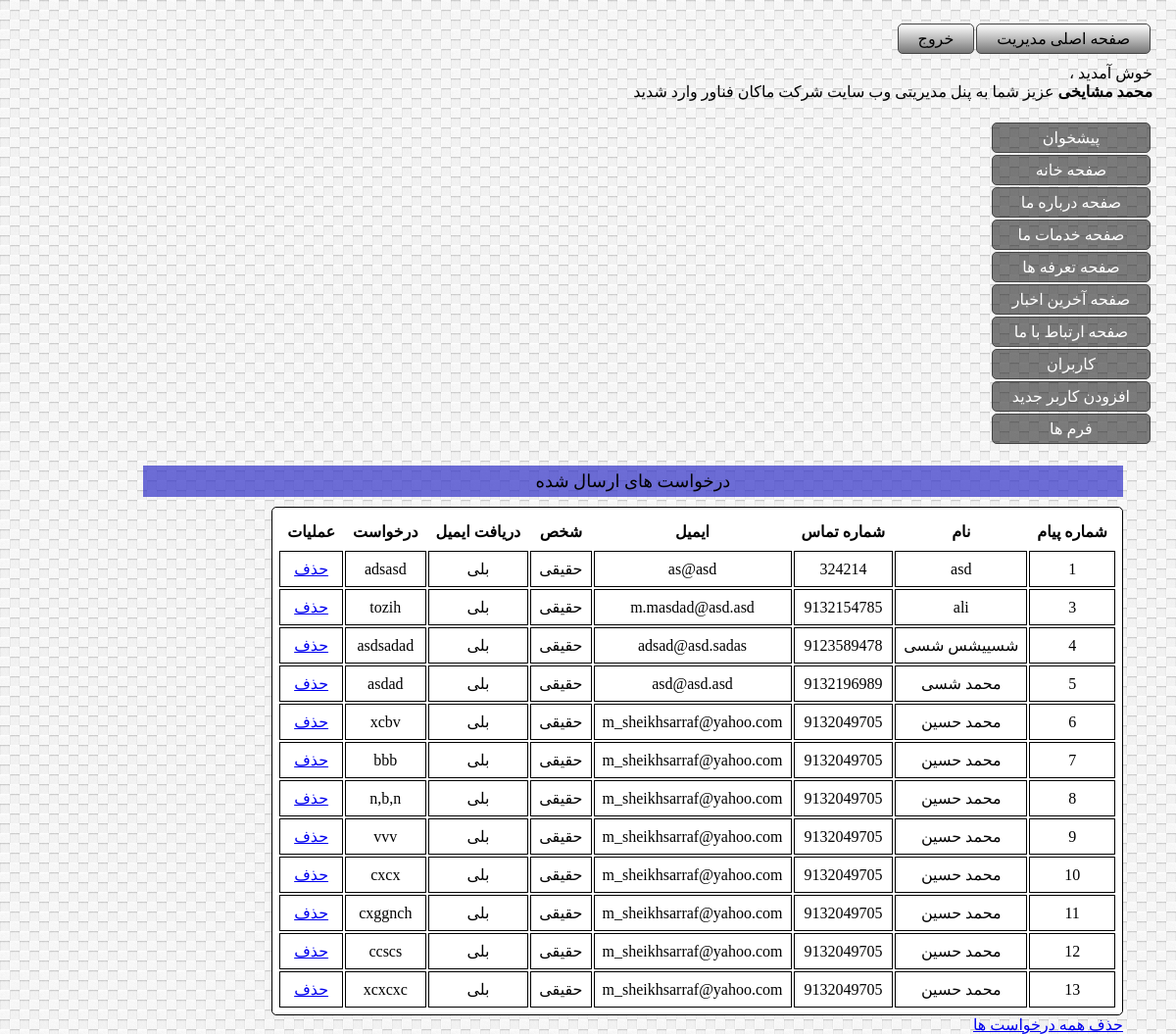
The app's page /admin/index.php?action=forms (signed in) with its own data.
### tables this page shows
CREATE TABLE `forms` (
  `idforms` tinyint(4) NOT NULL AUTO_INCREMENT,
  `Name` varchar(45) NOT NULL,
  `phoneNum` varchar(20) NOT NULL,
  `email` varchar(45) NOT NULL,
  `haghhogh` tinyint(4) NOT NULL,
  `receivemail` bit(1) NOT NULL,
  `description` varchar(500) NOT NULL,
  PRIMARY KEY (`idforms`),
  KEY `haghhogh_idx` (`haghhogh`)
);

CREATE TABLE `forms_haghhogh` (
  `haghID` tinyint(4) NOT NULL AUTO_INCREMENT,
  `haghname` varchar(20) NOT NULL,
  PRIMARY KEY (`haghID`)
);

### includes/classes/forms.php (called while the page is built, shortened)
<?php
require_once("table.php");
class Forms extends Table{
    public static function getAllForms(){
        $conn = self::connect();
        $query = "SELECT idforms , `Name` , phoneNum , email , haghname  , receivemail
           ,description FROM forms , forms_haghhogh
           WHERE forms.haghhogh=forms_haghhogh.haghID ORDER BY idforms";
        $result = $conn -> query($query);
        if ($result->num_rows) {
            $forms = array();
            foreach ($result->fetch_all(MYSQLI_ASSOC) as $row) {
                $forms[] = new Forms($row);
            }
            $ret = $forms;
        }else {
            $ret = false;
        }
            return $ret;
    }
}

### includes/classes/table.php (called while the page is built, shortened)
<?php
class Table{
    protected $data = array();
    public function __construct($data){
        foreach($data as $key => $value){
            if(array_key_exists($key , $this->data))
                if(is_numeric($value))
                    $this->data[$key] = (int) $value;
                else
                    $this->data[$key] = $value;
        }
    }
    public function __get($property){
        if(array_key_exists($property , $this->data))
            return $this->data[$property];
        else
            die("Invalid Property");
    }
}

### admin/includes/showforms.php (the view, shortened to what this page needs)
<?php
    $forms_num = (Forms::getAllForms()) ? count(Forms::getAllForms()) : 0;
    $forms = Forms::getAllForms();
?>
    <div class="centerpanel">
    <div class="centerpanelheader">درخواست های ارسال شده</div>
    <?php
    if ($forms_num > 0) {
        ?>
                <table id="requestform">
                    <tr>
                        <th>شماره پیام</th>
                        <th>نام</th>
                        <th>شماره تماس</th>
                        <th>ایمیل</th>
                        <th>شخص</th>
                        <th>دریافت ایمیل</th>
                        <th>درخواست</th>
                        <th>عملیات</th>
                    </tr>
                    <?php
        foreach ($forms as $form) {
            ?>
            <tr>
                <td><?php echo $form->idforms ?></td>
                <td><?php echo $form->Name ?></td>
                <td><?php echo $form->phoneNum ?></td>
                <td><?php echo $form->email ?></td>
                <td><?php echo $form->haghname ?></td>
                <td><?php
                    $rmail = $form->receivemail;
                    if ($rmail) {
                        echo "بلی";
                    } else {
                        echo "خیر";
                    }?></td>
                <td><?php echo $form->description ?></td>
                <td>
                    <a href="index.php?action=forms&delete=<?php echo $form->idforms ?>">حذف</a>
                </td>
            </tr>
        <?php
        }
        ?>
                </table>
                <p><a href="index.php?action=forms&dropAllmakan">حذف همه درخواست ها</a></p>
            <?php
    } else {
        echo "<p>هیچ درخواستی برای نمایش وجود ندارد</p>";
    }
            ?>
        </div>

### css/adminbody.css (style rules this page uses)
#adminloginshowrisult { direction: rtl; background: url("../img/adminloginbodybackground.png"); padding: 2%; font-family: tahoma; font-size: 16px; }
.centerpanel { float:right; margin:20px 30px 0px 0px; width: 1000px; }
.centerpanelheader { background-color: rgba(50,50,200,0.7) ; padding : 5px; text-align: center; margin-bottom: 10px ; font-size: large; }
#requestform { text-align:center; border: 1px solid black; border-radius: 5px; background-color:white; padding:5px; }
#requestform td { border: 1px black solid; padding: 8px; text-align: center; }
#requestform th { padding: 8px; }

### records on screen
forms: idforms "1", Name "asd", phoneNum "324214", email "as@asd", forms_haghhogh.haghname "حقیقی", receivemail "بلی", description "adsasd"
forms: idforms "3", Name "ali", phoneNum "9132154785", email "m.masdad@asd.asd", forms_haghhogh.haghname "حقیقی", receivemail "بلی", description "tozih"
forms: idforms "4", Name "شسییشس شسی", phoneNum "9123589478", email "adsad@asd.sadas", forms_haghhogh.haghname "حقیقی", receivemail "بلی", description "asdsadad"
forms: idforms "5", Name "محمد شسی", phoneNum "9132196989", email "asd@asd.asd", forms_haghhogh.haghname "حقیقی", receivemail "بلی", description "asdad"
forms: idforms "6", Name "محمد حسین", phoneNum "9132049705", email "m_sheikhsarraf@yahoo.com", forms_haghhogh.haghname "حقیقی", receivemail "بلی", description "xcbv"
forms: idforms "7", Name "محمد حسین", phoneNum "9132049705", email "m_sheikhsarraf@yahoo.com", forms_haghhogh.haghname "حقیقی", receivemail "بلی", description "bbb"
forms: idforms "8", Name "محمد حسین", phoneNum "9132049705", email "m_sheikhsarraf@yahoo.com", forms_haghhogh.haghname "حقیقی", receivemail "بلی", description "n,b,n"
forms: idforms "9", Name "محمد حسین", phoneNum "9132049705", email "m_sheikhsarraf@yahoo.com", forms_haghhogh.haghname "حقیقی", receivemail "بلی", description "vvv"
forms: idforms "10", Name "محمد حسین", phoneNum "9132049705", email "m_sheikhsarraf@yahoo.com", forms_haghhogh.haghname "حقیقی", receivemail "بلی", description "cxcx"
forms: idforms "11", Name "محمد حسین", phoneNum "9132049705", email "m_sheikhsarraf@yahoo.com", forms_haghhogh.haghname "حقیقی", receivemail "بلی", description "cxggnch"
forms: idforms "12", Name "محمد حسین", phoneNum "9132049705", email "m_sheikhsarraf@yahoo.com", forms_haghhogh.haghname "حقیقی", receivemail "بلی", description "ccscs"
forms: idforms "13", Name "محمد حسین", phoneNum "9132049705", email "m_sheikhsarraf@yahoo.com", forms_haghhogh.haghname "حقیقی", receivemail "بلی", description "xcxcxc"

### other values on screen
$fullname "محمد مشایخی"
